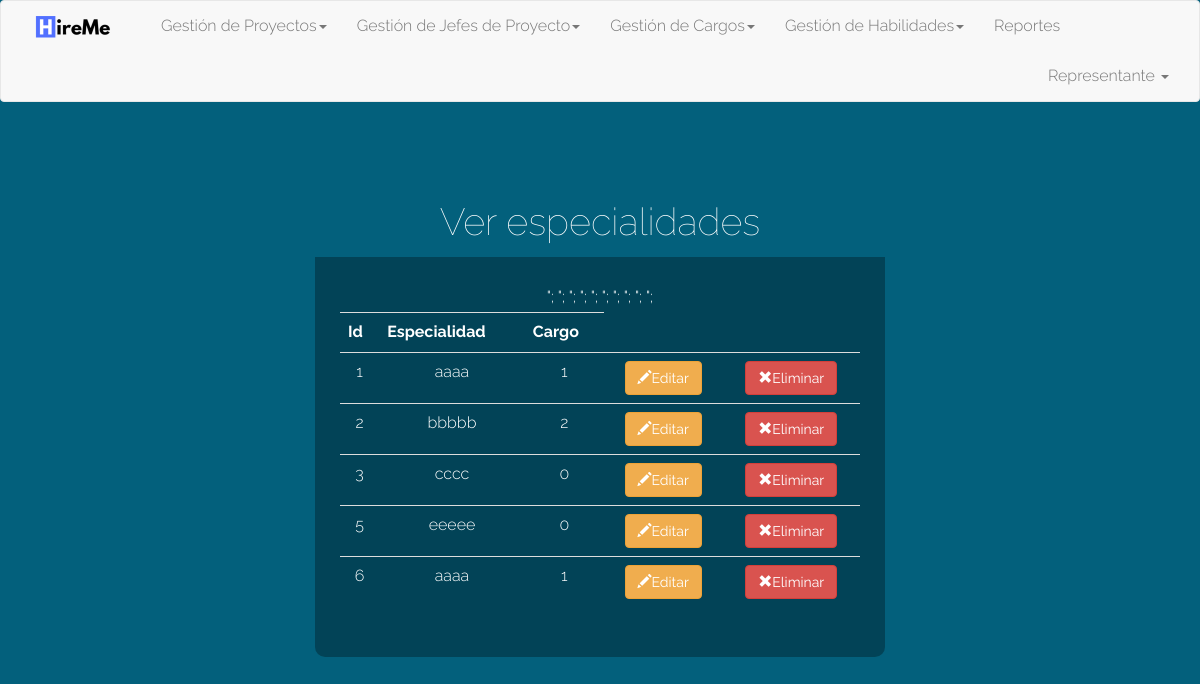
Page /pVerEspecialidad.php on the committed database.
### tables this page shows
CREATE TABLE `especialidad` (
  `IdEspecialidad` int(9) NOT NULL,
  `NombreEspecialidad` varchar(30) NOT NULL,
  `IdCargo` int(9) NOT NULL
);

### pVerEspecialidad.php (the view, shortened to what this page needs)
<!DOCTYPE html>
<html lang="en">
<head>
	<link rel="stylesheet" href="css/bootstrap.min.css">
	<link rel="stylesheet" href="font-awesome/css/font-awesome.min.css">
	<link rel="stylesheet" href="css/custom.css">
	<link rel="stylesheet" href="css/estilos.css">
</head>
<body>
	<nav class="navbar navbar-default">
  <div class="container-fluid">
    <div class="navbar-header">
      <a class="navbar-brand" href="pRepresentante.php"><img alt="" src="imagenes/Imagen1.png"></a>
    </div>
    <div class="collapse navbar-collapse" id="bs-example-navbar-collapse-1">
      <ul class="nav navbar-nav">
        <li class="dropdown">
          <a href="#" class="dropdown-toggle" data-toggle="dropdown" role="button" aria-haspopup="true" aria-expanded="false">Gestión de Proyectos<span class="caret"></span></a>
        </li>
        <li class="dropdown">
          <a href="#" class="dropdown-toggle" data-toggle="dropdown" role="button" aria-haspopup="true" aria-expanded="false">Gestión de Jefes de Proyecto<span class="caret"></span></a>
        </li>
        <li class="dropdown">
          <a href="#" class="dropdown-toggle" data-toggle="dropdown" role="button" aria-haspopup="true" aria-expanded="false">Gestión de Cargos<span class="caret"></span></a>
        </li>
        <li class="dropdown">
          <a href="#" class="dropdown-toggle" data-toggle="dropdown" role="button" aria-haspopup="true" aria-expanded="false">Gestión de Habilidades<span class="caret"></span></a>
        </li>
        <li><a href="#">Reportes</a></li>
      </ul>
      <ul class="nav navbar-nav navbar-right">
        <li class="dropdown">
          <a href="#" class="dropdown-toggle" data-toggle="dropdown" role="button" aria-haspopup="true" aria-expanded="false">Representante <span class="caret"></span></a>
        </li>
      </ul>
    </div>
  </div>
</nav>
	<div class="col-sm-6 col-sm-offset-3 myform-cont">
	<br>
	<?php
		include("conexionbd.php");
		$sql_consultar= "SELECT * FROM especialidad";
		$resultados=$conex->query($sql_consultar);
	?>
		<h1>Ver especialidades</h1>
			<div class="myform-bottom">
			<table class="table">
				<tr>
						<th>Id</th>
						<th>Especialidad</th>
						<th>Cargo</th>
					</tr>
				<?php
					foreach ($resultados as $fila){
				?>
					<tr>
						<td><?php echo $fila['IdEspecialidad'];?></td>
						<td><?php echo $fila['NombreEspecialidad'];?></td>
						<td><?php echo $fila['IdCargo'];?></td>
						<td><a data-toggle='modal' data-target='#editUsu' data-id='" .$fila[0] ."' data-nombre='" .$fila[1] ."' class='btn btn-warning'><span class='glyphicon glyphicon-pencil'></span>Editar</a></td> ";
				    	<td><a class='btn btn-danger' href='EliminarEspecialidad.php?id=" .$fila[0] ."'><span class='glyphicon glyphicon-remove'></span>Eliminar</a></td>";
					</tr>
				<?php
					}
				?>
			</table>
			</div>
	</div>
</body>
</html>

### css/custom.css (style rules this page uses)
body { font-family : 'Raleway'; font-size : 16px; font-weight : 300; color : #fff; line-height : 30px; text-align : center; background-color : #03607c; }
a, a :hover, a:focus { text-decoration : none; }
h1, h2 { margin-top : 10px; font-size : 38px; font-weight : 100; line-height : 50px; }
.myform-cont { margin-top : 35px; }
.myform-bottom { padding : 25px 25px 30px 25px; background : rgba(0,0,0,0.3); -moz-border-radius : 0 0 10px 10px; -webkit-border-radius: 0 0 10px 10px; border-radius : 0 0 10px 10px; text-align: center; }

### rows in the picture
especialidad: IdEspecialidad "1", NombreEspecialidad "aaaa", IdCargo "1"
especialidad: IdEspecialidad "2", NombreEspecialidad "bbbbb", IdCargo "2"
especialidad: IdEspecialidad "3", NombreEspecialidad "cccc", IdCargo "0"
especialidad: IdEspecialidad "5", NombreEspecialidad "eeeee", IdCargo "0"
especialidad: IdEspecialidad "6", NombreEspecialidad "aaaa", IdCargo "1"
